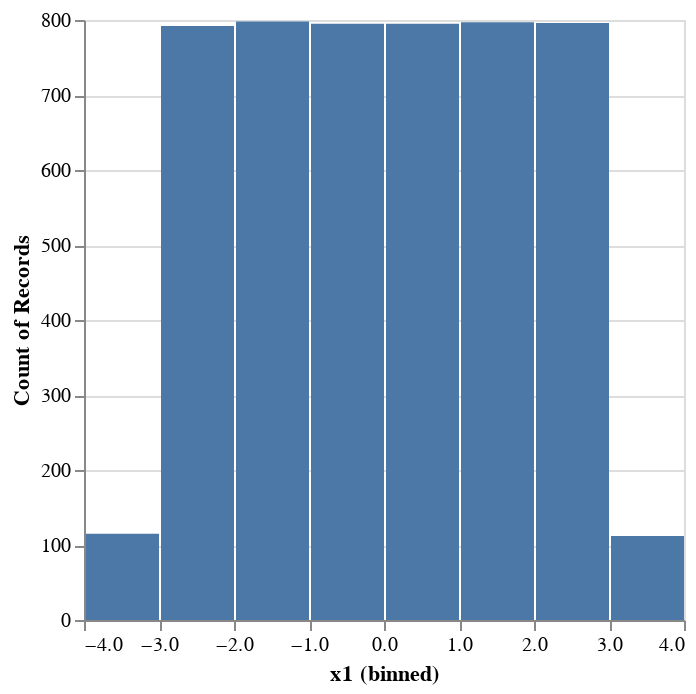

The notebook cell saved with this chart:
### Code cell
DataFrame(param_values) |>
@vlplot(
    :bar, 
    x={:x1, bin=true}, 
    y="count()"
)

### Figure 1 — Vega-Lite specification as saved in the notebook (floating-point values rounded to 4 significant figures; data arrays with more than 128 entries replaced by an {"elided": "..."} marker saying what was removed)
{"data": {"values": {"elided": "5000 records"}}, "encoding": {"x": {"bin": true, "field": "x1", "type": "quantitative"}, "y": {"aggregate": "count", "type": "quantitative"}}, "mark": "bar"}
